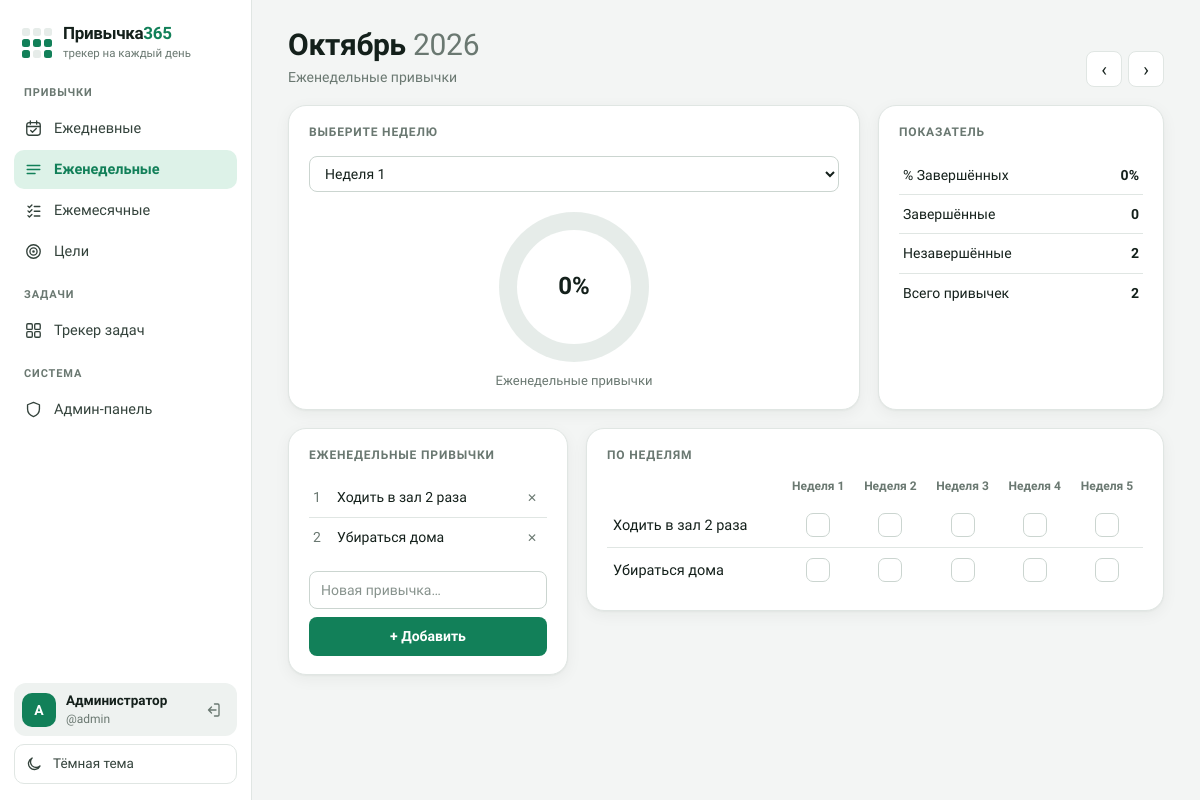
Page /weekly/2026/10 (signed in) on the committed database.
### tables this page shows
CREATE TABLE users (
        id INTEGER PRIMARY KEY AUTOINCREMENT,
        username TEXT UNIQUE NOT NULL,
        display_name TEXT NOT NULL,
        password_hash TEXT NOT NULL,
        is_admin INTEGER DEFAULT 0,
        created_at TEXT DEFAULT CURRENT_TIMESTAMP
    );

CREATE TABLE weekly_habits (
        id INTEGER PRIMARY KEY AUTOINCREMENT,
        user_id INTEGER NOT NULL,
        name TEXT NOT NULL,
        sort_order INTEGER DEFAULT 0,
        FOREIGN KEY (user_id) REFERENCES users(id) ON DELETE CASCADE
    );

### app.py (the view)
@app.route("/weekly/<int:year>/<int:month>")
@login_required
def weekly(year, month):
    user_id = session['user_id']
    habits, entries, nweeks = db.get_weekly_grid(user_id, year, month)
    week = request.args.get("week", type=int) or 1
    week = max(1, min(week, nweeks))
    stats = db.weekly_stats(user_id, year, month, week)
    prev_m, prev_y = (12, year - 1) if month == 1 else (month - 1, year)
    next_m, next_y = (1, year + 1) if month == 12 else (month + 1, year)
    return render_template(
        "weekly.html",
        habits=habits, entries=entries, nweeks=nweeks, stats=stats, week=week,
        year=year, month=month, month_name=db.MONTHS_RU[month],
        prev_y=prev_y, prev_m=prev_m, next_y=next_y, next_m=next_m,
        active="weekly",
    )

### app.py (called while the page is built)
def today_ym():
    t = date.today()
    return t.year, t.month

@app.before_request
def log_visits():
    if request.path.startswith('/static/') or request.path in ['/login', '/register']:
        return
    if request.headers.get('X-Requested-With') == 'XMLHttpRequest':
        return
    user_id = session.get('user_id')
    db.log_visit(
        user_id=user_id,
        ip=request.remote_addr,
        user_agent=request.headers.get('User-Agent'),
        path=request.path
    )

def login_required(f):
    @wraps(f)
    def decorated_function(*args, **kwargs):
        if 'user_id' not in session:
            flash('Пожалуйста, войдите в систему')
            return redirect(url_for('login'))
        return f(*args, **kwargs)
    return decorated_function

def get_current_user():
    if 'user_id' in session:
        conn = db.get_db()
        user = conn.execute(
            "SELECT id, username, display_name, is_admin FROM users WHERE id = ?",
            (session['user_id'],)
        ).fetchone()
        conn.close()
        return dict(user) if user else None
    return None

@app.context_processor
def inject_now():
    y, m = today_ym()
    return {
        "now_y": y,
        "now_m": m,
        "date": date,
        "current_user": get_current_user()
    }

### database.py (called while the page is built)
def get_db():
    conn = sqlite3.connect(DB_PATH)
    conn.row_factory = sqlite3.Row
    conn.execute("PRAGMA foreign_keys = ON")
    return conn

def log_visit(user_id=None, ip=None, user_agent=None, path=None):
    conn = get_db()
    conn.execute(
        "INSERT INTO visits (user_id, ip, user_agent, path) VALUES (?, ?, ?, ?)",
        (user_id, ip, user_agent, path)
    )
    conn.commit()
    conn.close()

def get_weekly_grid(user_id, year, month):
    habits = get_weekly_habits(user_id)
    entries = get_weekly_entries(user_id, year, month)
    nweeks = 5
    return habits, entries, nweeks

def get_weekly_habits(user_id):
    conn = get_db()
    rows = conn.execute(
        "SELECT id, name FROM weekly_habits WHERE user_id = ? ORDER BY sort_order, id",
        (user_id,)
    ).fetchall()
    conn.close()
    return [dict(r) for r in rows]

def weekly_stats(user_id, year, month, week):
    habits = get_weekly_habits(user_id)
    entries = get_weekly_entries(user_id, year, month)
    total = len(habits)
    done = sum(1 for (hid, w), v in entries.items() if w == week and v)
    return {
        "total": total,
        "done": done,
        "percent": round(done / total * 100) if total else 0
    }

### templates/weekly.html (shortened to what this page needs)
{% extends "base.html" %}
{% block content %}
<div class="page-header">
  <div>
    <h1>{{ month_name }} <span class="muted">{{ year }}</span></h1>
    <p class="muted">Еженедельные привычки</p>
  </div>
  <div class="month-nav">
    <a class="btn-icon" href="{{ url_for('weekly', year=prev_y, month=prev_m) }}">‹</a>
    <a class="btn-icon" href="{{ url_for('weekly', year=next_y, month=next_m) }}">›</a>
  </div>
</div>
<div class="top-row">
  <div class="card progress-card">
    <div class="card-title">Выберите неделю</div>
    <select id="weekSelect" class="week-select">
      {% for w in range(1, nweeks+1) %}
      <option value="{{ w }}" {{ 'selected' if w==week else '' }}>Неделя {{ w }}</option>
      {% endfor %}
    </select>
    <div class="donut-wrap">
      <div class="css-donut" id="weekDonut" style="--pct: {{ stats.percent }}; --donut-color: var(--terracotta);">
        <div class="donut-hole"></div>
      </div>
      <div class="donut-center"><div class="donut-pct">{{ stats.percent }}%</div></div>
    </div>
    <div class="donut-sub">Еженедельные привычки</div>
  </div>
  <div class="card">
    <div class="card-title">Показатель</div>
    <table class="stat-table">
      <tr><td>% Завершённых</td><td id="statPct">{{ stats.percent }}%</td></tr>
      <tr><td>Завершённые</td><td id="statDone">{{ stats.done }}</td></tr>
      <tr><td>Незавершённые</td><td id="statLeft">{{ stats.total - stats.done }}</td></tr>
      <tr><td>Всего привычек</td><td id="statTotal">{{ stats.total }}</td></tr>
    </table>
  </div>
</div>
<div class="main-grid two-col">
  <div class="card habit-list-card">
    <div class="card-title">Еженедельные привычки</div>
    <table class="habit-names">
      {% for h in habits %}
      <tr>
        <td class="hnum">{{ loop.index }}</td>
        <td class="hname">{{ h.name }}</td>
        <td class="hdel">
          <form method="post" action="{{ url_for('weekly_delete', habit_id=h.id) }}">
            <button class="del-btn" title="Удалить">✕</button>
          </form>
        </td>
      </tr>
      {% endfor %}
    </table>
    <form method="post" action="{{ url_for('weekly_add') }}" class="add-habit-form">
      <input type="text" name="name" placeholder="Новая привычка…" required>
      <button type="submit">+ Добавить</button>
    </form>
  </div>
  <div class="card grid-card">
    <div class="card-title">По неделям</div>
    <table class="habit-grid weekly-grid">
      <thead>
        <tr>
          <th></th>
          {% for w in range(1, nweeks+1) %}<th>Неделя {{ w }}</th>{% endfor %}
        </tr>
      </thead>
      <tbody>
        {% for h in habits %}
        <tr>
          <td class="row-label-text">{{ h.name }}</td>
          {% for w in range(1, nweeks+1) %}
          <td>
            <input type="checkbox" class="weekly-check" data-habit="{{ h.id }}" data-week="{{ w }}"
                   {{ 'checked' if entries.get((h.id, w), False) else '' }}>
          </td>
          {% endfor %}
        </tr>
        {% endfor %}
      </tbody>
    </table>
  </div>
</div>
{% endblock %}

### templates/base.html (shortened to what this page needs)
<!DOCTYPE html>
<html lang="ru">
<head>
<link rel="stylesheet" href="{{ url_for('static', filename='css/style.css') }}">
</head>
<body>
<div class="app-shell">
  <aside class="sidebar">
    <a class="brand" href="{{ url_for('index') }}">
      <span class="brand-mark" aria-hidden="true">
        <i></i><i></i><i></i><i class="on"></i><i class="on"></i><i class="on"></i><i class="on"></i><i></i><i class="on"></i>
      </span>
      <span class="brand-text">
        <span class="brand-title">Привычка<b>365</b></span>
        <span class="brand-sub">трекер на каждый день</span>
      </span>
    </a>
    <nav class="nav" aria-label="Разделы">
      <div class="nav-group-label">Привычки</div>
      <a href="{{ url_for('daily', year=year|default(now_y), month=month|default(now_m)) }}"
         class="nav-link {{ 'active' if active=='daily' else '' }}">
        <svg class="nav-ico" viewBox="0 0 24 24" aria-hidden="true"><rect x="3.5" y="4.5" width="17" height="16" rx="3"/><path d="M3.5 9.5h17M8 2.5v4M16 2.5v4M8.5 14.5l2.2 2.2 4.8-4.8"/></svg>
        Ежедневные
      </a>
      <a href="{{ url_for('weekly', year=year|default(now_y), month=month|default(now_m)) }}"
         class="nav-link {{ 'active' if active=='weekly' else '' }}">
        <svg class="nav-ico" viewBox="0 0 24 24" aria-hidden="true"><path d="M4 7h16M4 12h16M4 17h10"/></svg>
        Еженедельные
      </a>
      <a href="{{ url_for('monthly', year=year|default(now_y), month=month|default(now_m)) }}"
         class="nav-link {{ 'active' if active=='monthly' else '' }}">
        <svg class="nav-ico" viewBox="0 0 24 24" aria-hidden="true"><path d="M5 6.5l1.8 1.8L10 5M5 12.5l1.8 1.8L10 11M5 18.5l1.8 1.8L10 17M13 7h7M13 13h7M13 19h7"/></svg>
        Ежемесячные
      </a>
      <a href="{{ url_for('goals') }}" class="nav-link {{ 'active' if active=='goals' else '' }}">
        <svg class="nav-ico" viewBox="0 0 24 24" aria-hidden="true"><circle cx="12" cy="12" r="8.5"/><circle cx="12" cy="12" r="4.5"/><circle cx="12" cy="12" r=".8"/></svg>
        Цели
      </a>
      <div class="nav-group-label">Задачи</div>
      <a href="{{ url_for('tasks_list') }}" class="nav-link {{ 'active' if active=='tasks' else '' }}">
        <svg class="nav-ico" viewBox="0 0 24 24" aria-hidden="true"><rect x="3.5" y="3.5" width="7" height="7" rx="1.5"/><rect x="13.5" y="3.5" width="7" height="7" rx="1.5"/><rect x="3.5" y="13.5" width="7" height="7" rx="1.5"/><rect x="13.5" y="13.5" width="7" height="7" rx="1.5"/></svg>
        Трекер задач
      </a>
      {% if current_user and current_user.is_admin %}
      <div class="nav-group-label">Система</div>
      <a href="{{ url_for('admin_panel') }}" class="nav-link {{ 'active' if active=='admin' else '' }}">
        <svg class="nav-ico" viewBox="0 0 24 24" aria-hidden="true"><path d="M12 3l7.5 3v5.5c0 4.5-3.2 8-7.5 9.5-4.3-1.5-7.5-5-7.5-9.5V6z"/></svg>
        Админ-панель
      </a>
      {% endif %}
    </nav>
    <div class="sidebar-bottom">
      {% if current_user %}
      <div class="user-profile">
        <div class="user-avatar">{{ (current_user.display_name or current_user.username)[0]|upper }}</div>
        <div class="user-info">
          <div class="user-name">{{ current_user.display_name or current_user.username }}</div>
          <div class="user-username">@{{ current_user.username }}</div>
        </div>
        <a href="{{ url_for('logout') }}" class="logout-btn" title="Выйти" aria-label="Выйти">
          <svg viewBox="0 0 24 24" aria-hidden="true"><path d="M14 4h4.5A1.5 1.5 0 0 1 20 5.5v13a1.5 1.5 0 0 1-1.5 1.5H14M10 16l-4-4 4-4M6 12h10"/></svg>
        </a>
      </div>
      {% endif %}
      <button id="theme-toggle" class="theme-toggle" type="button">
        <svg class="theme-ico" viewBox="0 0 24 24" aria-hidden="true"><path d="M20 14.5A8 8 0 1 1 9.5 4a6.5 6.5 0 0 0 10.5 10.5z"/></svg>
        <span id="theme-label">Тёмная тема</span>
      </button>
    </div>
  </aside>
  <main class="content">
    {% block content %}{% endblock %}
  </main>
</div>
</body>
</html>

### rows in the picture
users: display_name "А", display_name "Администратор", username "admin"
weekly_habits: name "Ходить в зал 2 раза"
weekly_habits: name "Убираться дома"

### other values in the picture
{{ month_name }} "Октябрь"
{{ year }} "2026"
{{ stats.percent }} "0"
{{ stats.done }} "0"
{{ stats.total - stats.done }} "2"
{{ stats.total }} "2"
{{ w }} "1" "2" "3" "4" "5"
